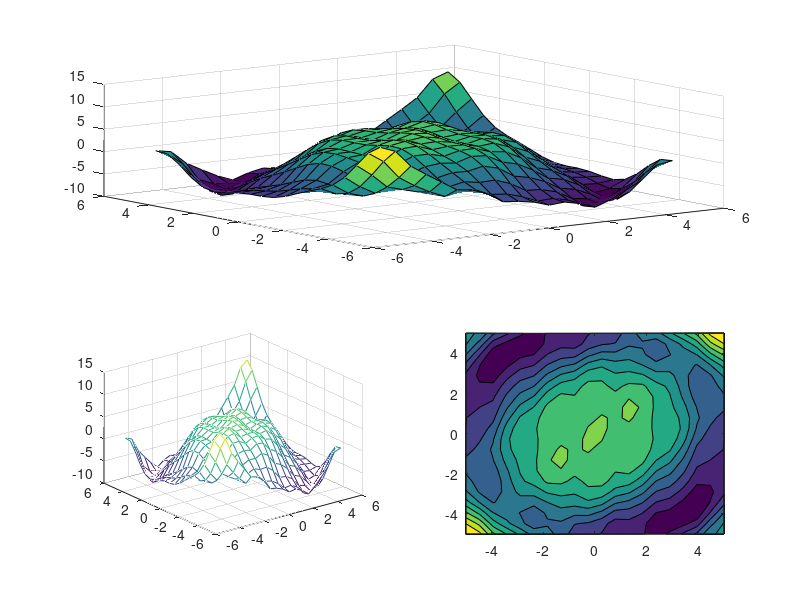

This chart was generated by the following MATLAB code:
%{
Ejercicio 5. Representación gráfica en 3D
Realice un script en Matlab que dibuje sobre el área −5 ≤ x, y ≤ 5 la 
superficie, la superficie en forma de malla y el contorno de la función: 

z=y*sin(pi*x/10)+5*cos((x^2+y^2)/8)+cos(x+y)*cos(3x-y)

En la misma figura dibuje en la parte superior y centrada la gráfica de 
la superficie, en la parte inferior izquierda la gráfica de la superficie 
en forma de malla y en la parte inferior derecha la gráfica del contorno. 
Además, añada la barra de color al contorno. Deben añadirse etiquetas a 
los ejes, y un título a cada gráfica.
%}

% Crear rejilla uniforme de 20 valores x,y entre 5 y -5
vector_x=linspace(-5,5,20);
vector_y=linspace(-5,5,20);

% 
[X,Y]=meshgrid(vector_x,vector_y);

% .* significa cada elemento de la matriz
Z = Y.*sin(pi*X/10)+5*cos((X.^2+Y.^2)/8)+cos(X+Y).*cos(3*X-Y);
figure(1);
subplot(2,2,[1,2])
surf(X,Y,Z);
subplot(2,2,3)
mesh(X,Y,Z);
subplot(2,2,4)
contourf(X,Y,Z);
